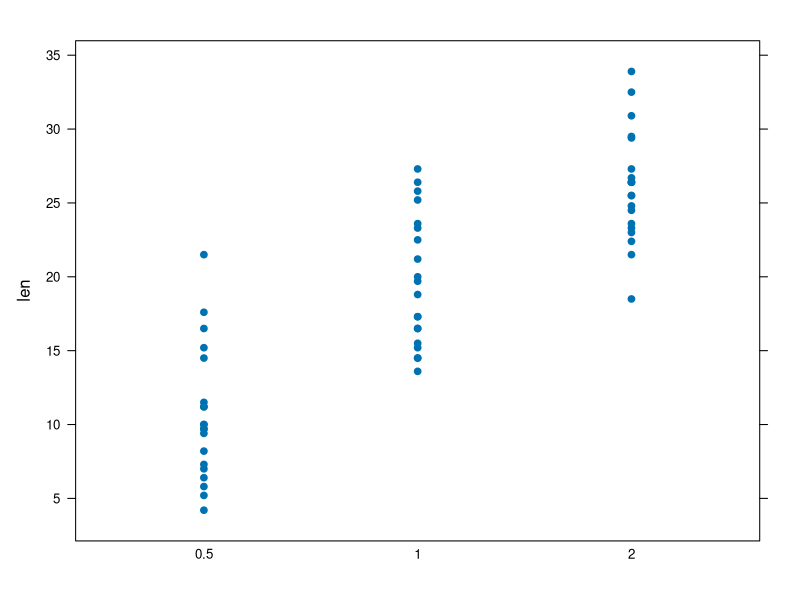
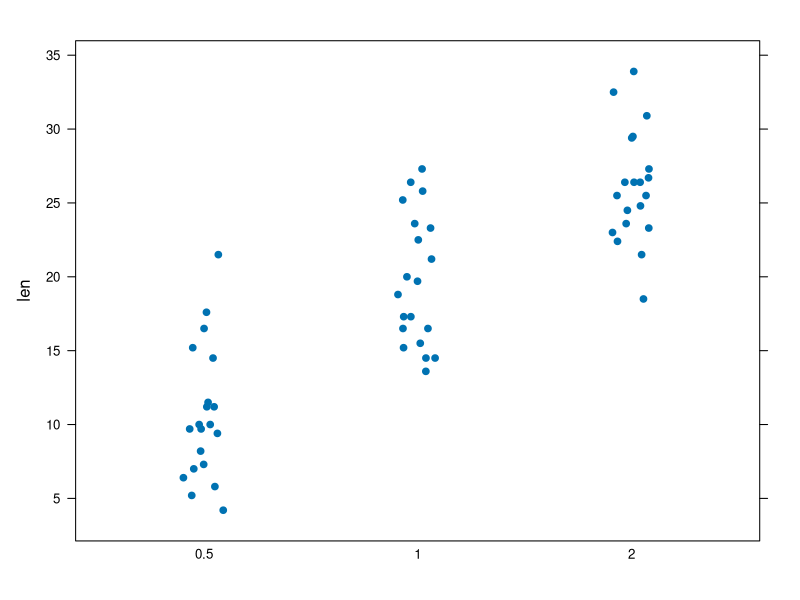
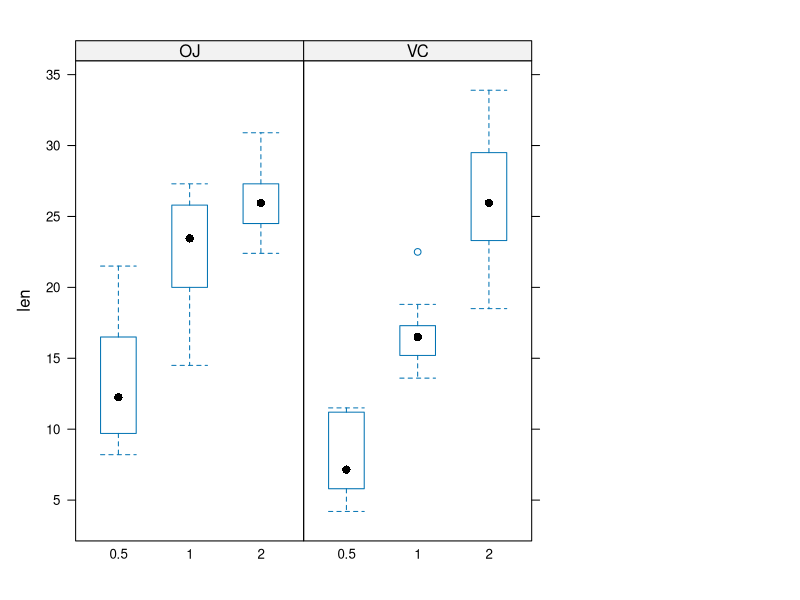
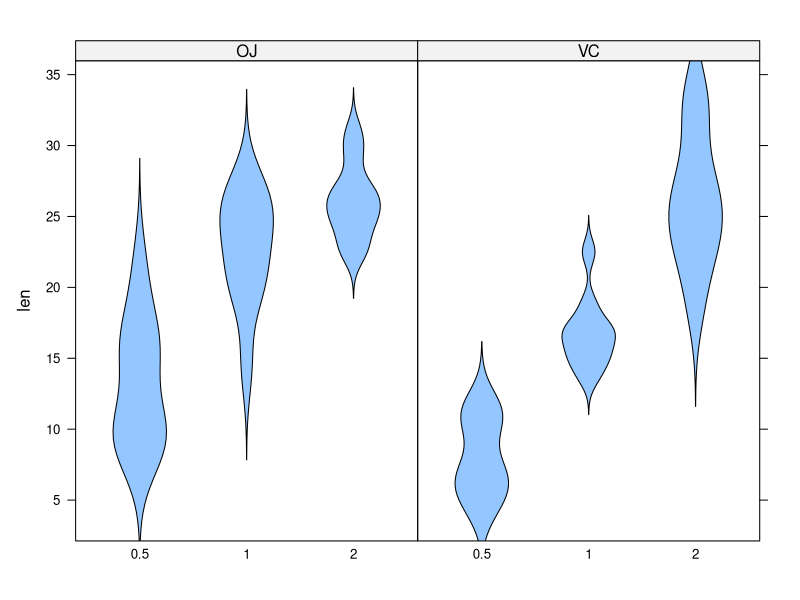
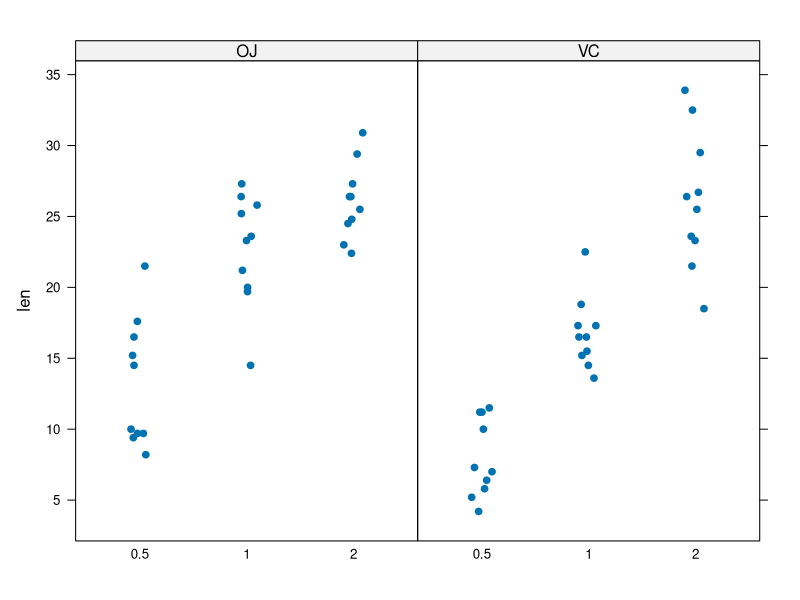
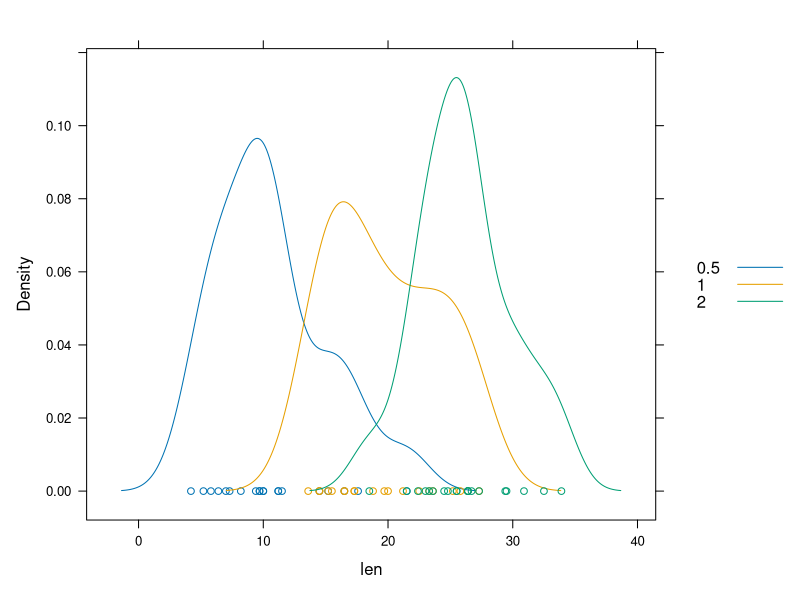
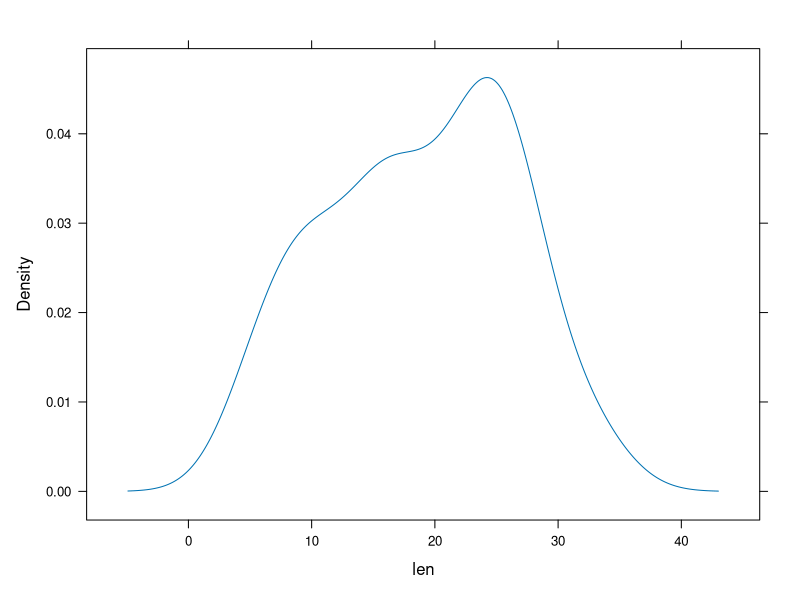
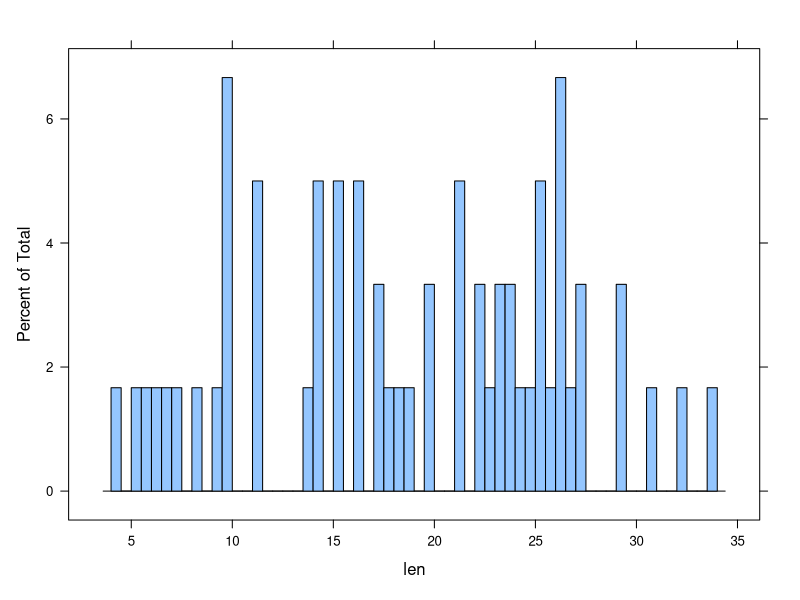

The R source for these figures, in order: (Note: this script raises an error after producing the figures.)
library(lattice)
?lattice


ToothGrowth
?ToothGrowth

tab1 = ToothGrowth
tab1$dose = as.factor(tab1$dose)

stripplot(len~dose, data = tab1, jitter.data = FALSE, pch = 19)
stripplot(len~dose, data = tab1, jitter.data = TRUE, pch = 19)

#-------Producing graphs 3 variables at a time
bwplot(len~dose|supp, data = tab1, layout = c(3, 1))
#layout = c(3, 1) specifies the column and row in the plot screen until which the graph must plot

bwplot(len~dose|supp, data = tab1, layout = c(2, 1), panel = panel.violin)
       
stripplot(len~dose|supp, data = tab1, jitter.data = TRUE, pch = 19)

#--------Density plot
densityplot(~len, groups = dose, data = tab1, plot.points = TRUE, auto.key = TRUE)
densityplot(~len, data = tab1, plot.points = FALSE)

#--------Lattice package histogram function
histogram(~len, data = tab1, breaks = 100)

#--------Exercises
Titanic
apply(Titanic, 2, sum)

barplot(Titanic$Survived~Titanic$Class)
